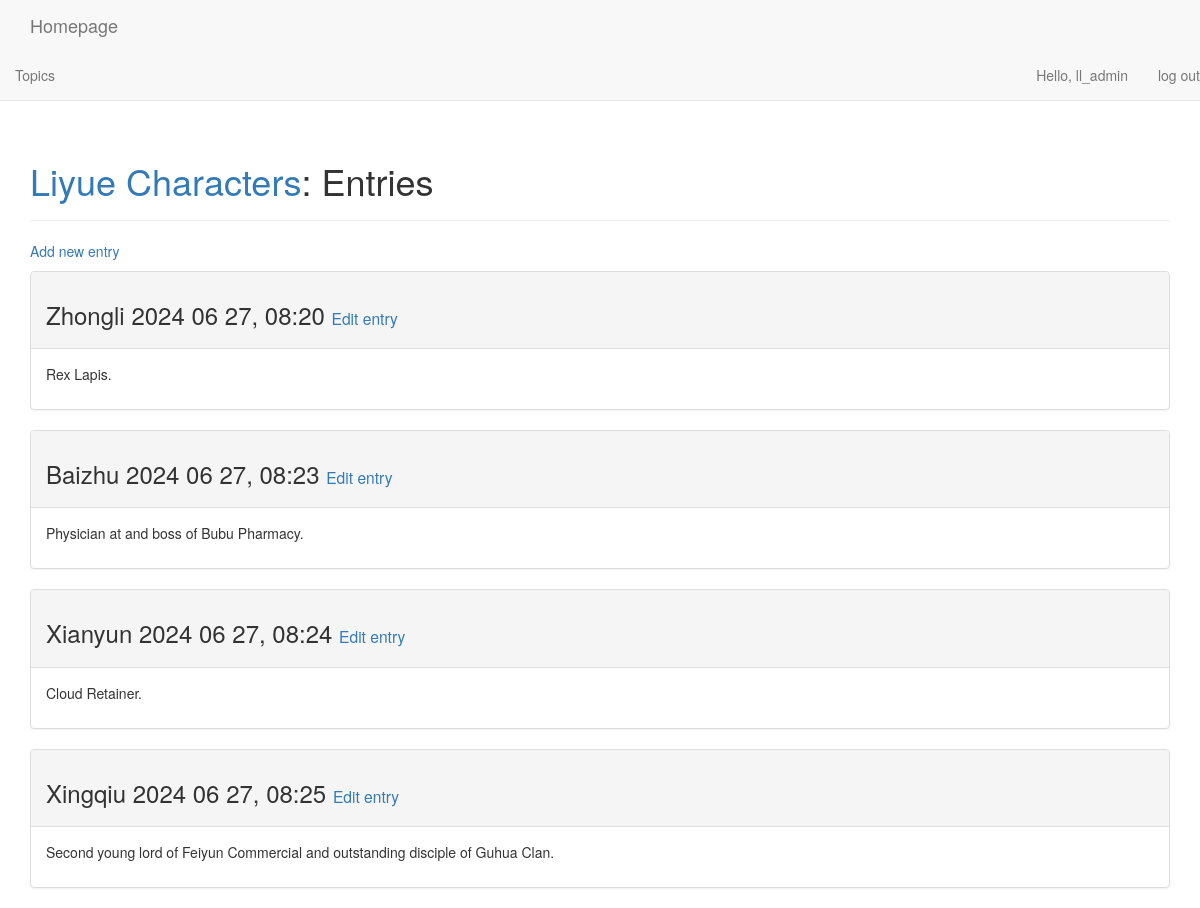
The page /topics/1/ (signed in) on the database its author committed.
### learning_logs/models.py (models this page shows, shortened)
class Topic(models.Model):
    text = models.CharField(max_length=200)
    date_added = models.DateTimeField(auto_now_add=True)
    owner = models.ForeignKey(User,on_delete=models.CASCADE)
    def __str__(self):
        return self.text

class Entry(models.Model):
    topic = models.ForeignKey(Topic,on_delete=models.CASCADE)
    subject = models.CharField(max_length=25)
    text = models.TextField()
    date_added = models.DateTimeField(auto_now_add=True)
    class Meta():
        verbose_name_plural = 'entries'

### learning_logs/views.py (the view)
# urls.py: re_path("topics/(?P<topic_id>\d+)/",views.topic,name='topic'),
@login_required
def topic(request,topic_id):
    topic = Topic.objects.get(id=topic_id)
    if topic.owner != request.user:
        raise Http404
    entries = topic.entry_set.order_by('date_added')
    context = {'topic':topic,'entries':entries}
    return render(request,'learning_logs/topic.html',context)

### learning_logs/templates/learning_logs/topic.html
{% extends "learning_logs/base.html" %}
{% block header %}
  <h1><a href="{% url 'learning_logs:topic' topic.id%}">{{ topic }}</a>: Entries</h1>
{% endblock header %}
{% block content %}
  <p>
    <a href="{% url 'learning_logs:new_entry' topic.id %}">Add new entry</a>
  </p>
    {% for entry in entries %}
      <div class="panel panel-default">
        <div class="panel-heading">
          <h3>
            {{ entry.subject }}
            {{ entry.date_added|date:'Y m d, H:i' }}
            <small>
              <a href="{% url 'learning_logs:edit_entry' entry.id %}">Edit entry</a>
            </small>
          </h3>
        </div>
        <div class="panel-body">
          {{ entry.text|linebreaks }}
        </div>
      </div>
    {% empty %}
      There are no entries in this topic yet.
    {% endfor %}
{% endblock content %}

### learning_logs/templates/learning_logs/base.html (shortened to what this page needs)
{% load bootstrap3 %}
<!DOCTYPE html>
<html lang="en">
    <head>
        {% bootstrap_css %}
    </head>
    <body>
        <nav class="navbar navbar-default navbar-static-top">
            <div class="container">
                <a class="navbar-brand" href="{% url 'learning_logs:homepage' %}">Homepage</a>
            </div>
            <div id="navbar" class="navbar-collapse collapse">
                <ul class="nav navbar-nav">
                    <li><a href="{% url 'learning_logs:topics' %}">Topics</a></li>
                </ul>
                <ul class="nav navbar-nav navbar-right">
                    {% if user.is_authenticated %}
                        <li><a>Hello, {{ user.username }}</a></li>
                        <li><a href="{% url 'users:logout' %}">log out</a></li>
                    {% else %}
                        <li><a href="{% url 'users:register' %}">register</a></li>
                        <li><a href="{% url 'users:login' %}">log in</a></li>
                    {% endif %}
                </ul>
            </div>
        </nav>
        <div class="container">
            <div class="page-header">
                {% block header %}{% endblock header %}
            </div>
            <div>
                {% block content %}{% endblock content %}
            </div>
        </div>
    </body>
</html>

### rows shown on the page
Topic: text "Liyue Characters"
Entry: subject "Zhongli", date_added "2024 06 27, 08:20", text "Rex Lapis."
Entry: subject "Baizhu", date_added "2024 06 27, 08:23", text "Physician at and boss of Bubu Pharmacy."
Entry: subject "Xianyun", date_added "2024 06 27, 08:24", text "Cloud Retainer."
Entry: subject "Xingqiu", date_added "2024 06 27, 08:25", text "Second young lord of Feiyun Commercial and outstanding disciple of Guhua Clan."

### other values the page prints
{{ user.username }} "ll_admin"
